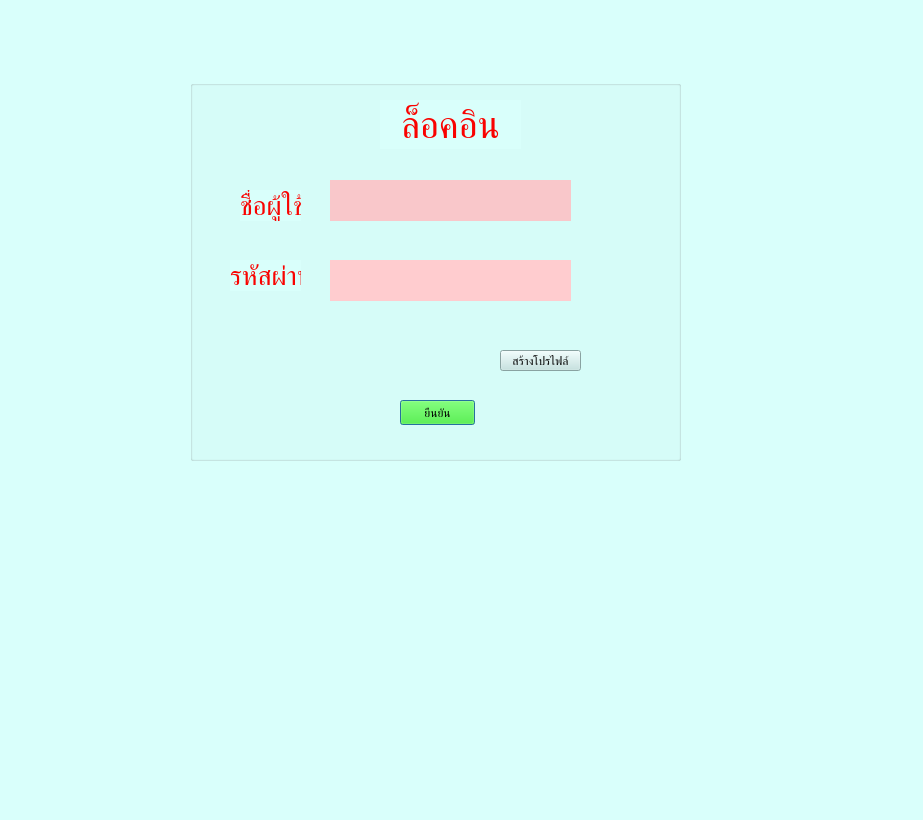
<?xml version="1.0" encoding="UTF-8"?>
<ui version="4.0">
 <class>Dialog</class>
 <widget class="QDialog" name="Dialog">
  <property name="windowModality">
   <enum>Qt::WindowModality::ApplicationModal</enum>
  </property>
  <property name="enabled">
   <bool>true</bool>
  </property>
  <property name="geometry">
   <rect>
    <x>0</x>
    <y>0</y>
    <width>923</width>
    <height>820</height>
   </rect>
  </property>
  <property name="windowTitle">
   <string>Dialog</string>
  </property>
  <property name="styleSheet">
   <string notr="true">background-color: rgb(217, 255, 251);</string>
  </property>
  <widget class="QGroupBox" name="login_box">
   <property name="geometry">
    <rect>
     <x>190</x>
     <y>80</y>
     <width>491</width>
     <height>381</height>
    </rect>
   </property>
   <property name="title">
    <string/>
   </property>
   <property name="flat">
    <bool>true</bool>
   </property>
   <property name="checkable">
    <bool>false</bool>
   </property>
   <widget class="QLabel" name="login_up">
    <property name="enabled">
     <bool>false</bool>
    </property>
    <property name="geometry">
     <rect>
      <x>190</x>
      <y>20</y>
      <width>141</width>
      <height>49</height>
     </rect>
    </property>
    <property name="styleSheet">
     <string notr="true">color:rgb(249, 2, 0); font-size: 28pt;</string>
    </property>
    <property name="text">
     <string>ล็อคอิน</string>
    </property>
    <property name="alignment">
     <set>Qt::AlignmentFlag::AlignCenter</set>
    </property>
   </widget>
   <widget class="QLineEdit" name="password">
    <property name="enabled">
     <bool>true</bool>
    </property>
    <property name="geometry">
     <rect>
      <x>140</x>
      <y>180</y>
      <width>241</width>
      <height>41</height>
     </rect>
    </property>
    <property name="styleSheet">
     <string notr="true">font-size:20pt; color:rgb(254, 2, 0); 
background-color: rgb(255, 204, 207);</string>
    </property>
    <property name="text">
     <string/>
    </property>
    <property name="frame">
     <bool>false</bool>
    </property>
   </widget>
   <widget class="QLineEdit" name="username">
    <property name="enabled">
     <bool>true</bool>
    </property>
    <property name="geometry">
     <rect>
      <x>140</x>
      <y>100</y>
      <width>241</width>
      <height>41</height>
     </rect>
    </property>
    <property name="styleSheet">
     <string notr="true">font-size:20pt; color: rgb(255, 24, 0); 
;
background-color: rgb(249, 199, 202);</string>
    </property>
    <property name="text">
     <string/>
    </property>
    <property name="frame">
     <bool>false</bool>
    </property>
   </widget>
   <widget class="QLabel" name="user_name">
    <property name="enabled">
     <bool>false</bool>
    </property>
    <property name="geometry">
     <rect>
      <x>50</x>
      <y>110</y>
      <width>61</width>
      <height>31</height>
     </rect>
    </property>
    <property name="styleSheet">
     <string notr="true">color:rgb(249, 2, 0); font-size: 20pt;</string>
    </property>
    <property name="text">
     <string>ชื่อผู้ใช้</string>
    </property>
   </widget>
   <widget class="QPushButton" name="loginbutton">
    <property name="enabled">
     <bool>true</bool>
    </property>
    <property name="geometry">
     <rect>
      <x>210</x>
      <y>320</y>
      <width>75</width>
      <height>25</height>
     </rect>
    </property>
    <property name="styleSheet">
     <string notr="true">background-color: rgb(33, 255, 0); color:rgb(0, 0, 0)</string>
    </property>
    <property name="text">
     <string>ยืนยัน</string>
    </property>
   </widget>
   <widget class="QPushButton" name="make_profile">
    <property name="geometry">
     <rect>
      <x>310</x>
      <y>270</y>
      <width>81</width>
      <height>21</height>
     </rect>
    </property>
    <property name="styleSheet">
     <string notr="true">background-color: rgb(192, 227, 225);</string>
    </property>
    <property name="text">
     <string>สร้างโปรไฟล์</string>
    </property>
   </widget>
   <widget class="QLabel" name="user_password">
    <property name="enabled">
     <bool>false</bool>
    </property>
    <property name="geometry">
     <rect>
      <x>40</x>
      <y>180</y>
      <width>71</width>
      <height>31</height>
     </rect>
    </property>
    <property name="styleSheet">
     <string notr="true">color:rgb(249, 2, 0); font-size: 20pt;</string>
    </property>
    <property name="text">
     <string>รหัสผ่าน</string>
    </property>
   </widget>
  </widget>
 </widget>
 <resources/>
 <connections/>
</ui>
